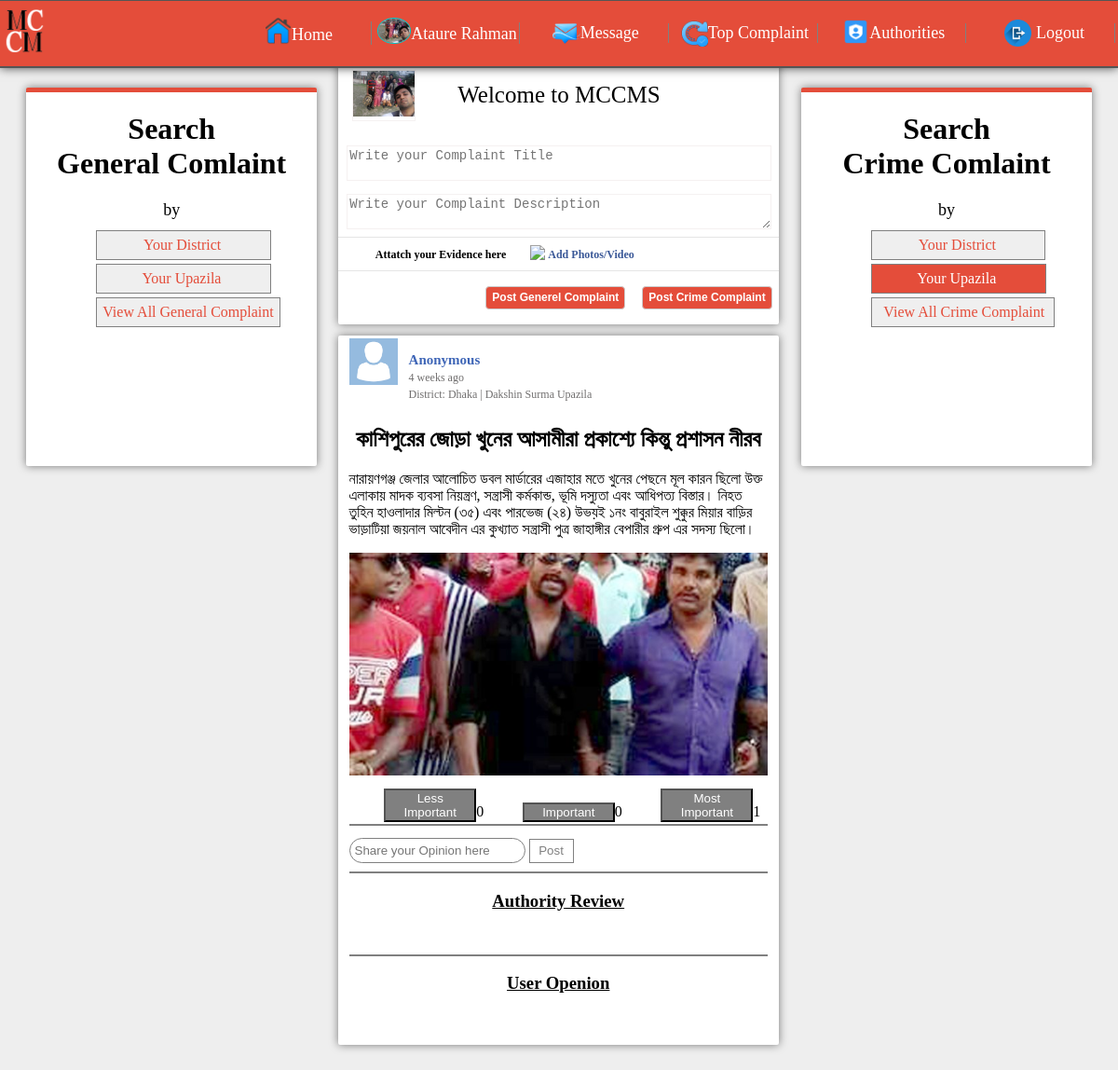
Page /home_for_upazila_crime.php (signed in) on the committed database.
### tables this page shows
CREATE TABLE `user_info` (
  `SL` int(11) NOT NULL,
  `user_name` varchar(40) NOT NULL,
  `full_name` varchar(40) NOT NULL,
  `password` varchar(40) NOT NULL,
  `mail_address` varchar(40) NOT NULL,
  `nid_no` int(20) NOT NULL,
  `date_birth` date NOT NULL,
  `division_name` varchar(40) NOT NULL,
  `district_name` varchar(30) NOT NULL,
  `district_code` varchar(30) NOT NULL,
  `upazila_name` varchar(30) NOT NULL,
  `upazila_code` varchar(30) NOT NULL,
  `profile_image` varchar(100) NOT NULL,
  `status` int(50) NOT NULL DEFAULT '1',
  `post_status` int(50) NOT NULL DEFAULT '1'
);

CREATE TABLE `complaint` (
  `post_id` int(100) NOT NULL,
  `user_id` varchar(40) NOT NULL,
  `user_fullname` varchar(40) NOT NULL,
  `post_title` text NOT NULL,
  `post_text` text NOT NULL,
  `attatchment` varchar(100) NOT NULL,
  `date_time` timestamp NOT NULL DEFAULT CURRENT_TIMESTAMP,
  `post_type` varchar(40) NOT NULL,
  `upazila_code` varchar(40) NOT NULL,
  `district_code` varchar(50) NOT NULL,
  `post_date` date NOT NULL
);

### main/functions.php (called while the page is built, shortened)
<?php
	class  Main{
		public function timeAgo($time_ago){
  $time_ago        = strtotime($time_ago);
  $current_time    = time();
  $time_difference = $current_time - $time_ago;
  $seconds         = $time_difference;
  $minutes = round($seconds / 60);
  $hours   = round($seconds / 3600);
  $days    = round($seconds / 86400);
  $weeks   = round($seconds / 604800);
  $months  = round($seconds / 2629440);
  $years   = round($seconds / 31553280);
  if ($seconds <= 60){
    return "Just Now";
  } else if ($minutes <= 60){
    if ($minutes == 1){
      return "one minute ago";
    } else {
      return "$minutes minutes ago";
    }
  } else if ($hours <= 24){
    if ($hours == 1){
      return "an hour ago";
    } else {
      return "$hours hrs ago";
    }
  } else if ($days <= 7){
    if ($days == 1){
      return "yesterday";
    } else {
      return "$days days ago";
    }
  } else if ($weeks <= 4.3){
    if ($weeks == 1){
      return "a week ago";
    } else {
      return "$weeks weeks ago";
    }
  } else if ($months <= 12){
    if ($months == 1){
      return "a month ago";
    } else {
      return "$months months ago";
    }
  } else {
    if ($years == 1){
      return "one year ago";
    } else {
      return "$years years ago";
    }
  }
		}
	}
?>

### home_for_upazila_crime.php (the view, shortened to what this page needs)
<?php
	include 'main/functions.php';
	$get    = new Main;
?>
<!DOCTYPE html>
<html lang="en">
<head>
	<link rel="stylesheet" href="css/home.css">
</head>
<body>
	<?php include 'header.php'; ?>
<?php
$sql1 = mysqli_query($conn, "SELECT * FROM user_info WHERE full_name='$name'");
		while ($row1 = mysqli_fetch_array($sql1))
	       {
	       	$district_code= $row1['district_code'];
	       }
?>
	<div class="container">
		<div class="post_body">
			<div class="post_body_left">
				<div class="post_body_left_container">
					<h1 align="center">Search <br> General Comlaint</h1>
					<p style="text-align: center; font-size: 18px;">by</p>
						<a style="padding-left: 16%; padding-right: 16.8%;" href="home_for_district.php">Your District</a> <br><br>
						<a style="padding-left: 15.5%; padding-right: 16.9%;" href="home_for_upazila.php">Your Upazila</a> <br><br>
						<a href="home_general.php">View All General Complaint</a>
				</div>
			</div>
			<div class="post_body_middle">
				<form action="post_insert_sql.php" method="post" enctype="multipart/form-data">
					<div class="create_post">
						<div class="c-body">
							<div class="body-left">
								<div class="img-box">
									<img style="width: 100%; height: 100%;" src="uploads/<?php echo $pro_image ?>"></img>
								</div>
							</div>
							<div class="body-right">
								<br>
								<label style="margin-top: 10%; margin-left: 10%; font-size: 25px;"> Welcome to MCCMS</label>
								<br>
								<br>
								<br>
								<textarea style="resize: none;" class="text-type" name="status_title" placeholder="Write your Complaint Title" required></textarea>
								<textarea class="text-type" name="status" placeholder="Write your Complaint Description" required></textarea>
							</div>
						</div>
						<div class="c-middle">
								<div class="c-m-inner">
									<ul>
										<li>
											<label>Attatch your Evidence here</label>
											<li>
											</li>
											<li>
												<img src="img/icon1.png"></img><a href="#" id="uploadTrigger" name="post_image">Add Photos/Video</a>
											</li>
										</li>
									</ul>
								</div>
						</div>
						<div class="c-footer">
							<div class="right-box">
								<ul>
									<li><input type="submit" name="submit_general" value="Post Generel Complaint" class="btn1"/></li>
									<li><input type="submit" name="submit_crime" value="Post Crime Complaint" class="btn2"/></li>
								</ul>
							</div>
						</div>
						</div>
				</form>
				<?php
					$post_type="Crime";
					$sql_post_view = mysqli_query($conn, "SELECT * FROM complaint, user_info WHERE  complaint.post_type='$post_type' AND complaint.district_code='$district_code' AND user_info.full_name=complaint.user_fullname ORDER BY post_id DESC");
						while ($row_post = mysqli_fetch_array($sql_post_view))
				       		{
				       			$time_ago=$row_post['date_time'];
				       	?>
							<div class="post-show" id="<?php echo $row_post['post_id']; ?>">
								<div class="post-show-inner">
									<div class="post-header">
										<div class="post-left-box">
											<div class="id-img-box"><img src="img/default.png"></img></div>
											<div class="id-name">
												<ul>
													<li><a href="#">Anonymous</a></li>
													<li><small style="color: #706E6E"><?php echo $get->timeAgo($time_ago); ?></small></li>
													<li><small style="color: #706E6E;">District: <?php echo $row_post['district_name']; ?> | <?php echo $row_post['upazila_name']; ?></small></li>
												</ul>
											</div>
										</div>
									</div>
									<br>
					<div class="post-body">
						<div class="post-header-text">
							<h2 align="center"><?php echo $row_post['post_title']; ?></h2>
							<p><?php echo $row_post['post_text']; ?></p>
						</div>
						<div class="post-img">
							<center>
							<img align="center" src="post_image/<?php echo $row_post['attatchment']; ?>" style="color: gray;" alt="No Image Available"></img>
							</center>
						</div>
						<?php
							       $post_id= $row_post['post_id'];
				       $sql_less_important_count = mysqli_query($conn, "SELECT SUM(less_important_count) FROM rating WHERE post_id=$post_id");
					while ($row1 = mysqli_fetch_array($sql_less_important_count))
				       {
				       	$less_count= $row1['SUM(less_important_count)'];
				       }
				       $sql_important_count = mysqli_query($conn, "SELECT SUM(important_count) FROM rating WHERE post_id=$post_id");
					while ($row2 = mysqli_fetch_array($sql_important_count))
				       {
				       	$im_count= $row2['SUM(important_count)'];
				       }
				       $sql_most_important_count = mysqli_query($conn, "SELECT SUM(most_important_count) FROM rating WHERE post_id=$post_id");
					while ($row3 = mysqli_fetch_array($sql_most_important_count))
				       {
				       	$most_count= $row3['SUM(most_important_count)'];
				       }
						?>
						<div class="post-footer">
							<div class="post_footer_inner">
								<form action="rating_sql.php" method="POST">
									<?php
								       $fetch=false;
									if($fetch==false)
									{ ?>
									    <button class="review_btn" name="less_im_btn">Less Important</button><?php echo $less_count; ?>
										<button class="review_btn" name="im_btn">Important</button><?php echo $im_count; ?>
										<button class="review_btn" name="more_i_btn">Most Important</button><?php echo $most_count; ?>
									<?php }
									?>
								</form>
							</div>
						</div>
						<br>
						<hr style="margin-top: 2%; margin-bottom: 3%; border:0.5px solid gray;">
							<div class="comment_div">
								<form action="comment_sql.php" method="POST">
									<input type="text" class="comment_input_box" name="comment" placeholder="Share your Opinion here">
									<button class="post_comment_button" name="p_c_btn">Post</button>
								</form>
								<hr style="margin-top: 2%; margin-bottom: 3%; border:0.5px solid gray;">
								<div class="authority_review" >
									<h3 style="background-color: white; text-decoration: underline;" align="center">Authority Review</h3>
								</div>
													<hr style="margin-top: 2%; margin-bottom: 2%; border:0.5px solid gray;">
												<h3 style="text-decoration: underline;" align="center">User Openion</h3>
							</div>
						<br>
						<br>
					</div>
								</div>
							</div>
							<?php
				       		}
							?>
				</div>
				<div class="post_body_right">
					<div class="post_body_right_container">
						<h1 align="center">Search <br> Crime Comlaint</h1>
						<p style="text-align: center; font-size: 18px;">by</p>
						<a style="padding-left: 16%; padding-right: 16.8%;" href="home_for_district_crime.php">Your District</a> <br><br>
						<a style="background-color: #e44d3a; color: white; padding-left: 15.5%; padding-right: 16.9%;" href="home_for_upazila_crime.php">Your Upazila</a> <br><br>
						<a style="padding-left: 4%; padding-right: 3.1%;" href="home_crime.php">View All Crime Complaint</a>
					</div>
				</div>
		</div>
	</div>
</body>
</html>

### header.php (shortened to what this page needs)
<!DOCTYPE html>
<html lang="en">
<head>
	<link rel="stylesheet" href="css/home.css">
</head>
<body>
<?php
include 'connection.php';
$current_user_id=$_SESSION["user_id"];
$sql = mysqli_query($conn, "SELECT * FROM user_info WHERE user_name='$current_user_id'");
		while ($row = mysqli_fetch_array($sql))
	       {
	       	$pro_image 	= 	$row['profile_image'];
	       	$name 		= 	$row['full_name'];
	       }
?>
	<header class="header">
		<div class="header_container">
			<div class="header_info_left">
				<div class="header_logo">
					<img style="width: 100%; height: 100%;" src="img/logo.png" alt="Logo">
				</div>
			</div>
			<div class="header_info_right">
				<nav>
					<ul>
						<table style="width: 100%; table-layout: fixed;">
							<tr>
								<td>
									<li>
										<a class="home_li" href="home_general.php"><img style="height: 2%; width: 19%; margin: -3% 0%;" src="img/home.png" alt="">Home</a>
									</li>
								</td>
								<td>
									<li>
										<a href="about_me.php"><img style="height: 3%; width: 22%; margin: -3% 0%; border-radius: 50%; border: 1px solid #00CCCC;" src="uploads/<?php echo $pro_image ?>" alt=""><?php echo $_SESSION["user_fullname"]; ?></a>
									</li>
								</td>
								<td>
									<li>
										<a href="message_page.php"><img style="height: 2%; width: 19%; margin: -6% 0%;" src="img/message.png" alt="">Message</a>
									</li>
								</td>
								<td>
									<li>
										<a href="top_complaint.php"><img style="height: 2%; width: 19%; margin: -6% 0%;" src="img/top_complaint.png" alt="">Top Complaint</a>
									</li>
								</td>
								<td>
									<li>
										<a href="authorities.php"><img style="height: 2%; width: 19%; margin: -5% 0%;" src="img/authority.png" alt="">Authorities</a>
									</li>
								</td>
								<td>
									<li>
										<a href="logout_sql.php"><img style="height: 2%; width: 19%; margin: -6% 3%;" src="img/logout.png" alt="">Logout</a>
									</li>
								</td>
							</tr>
						</table>
					</ul>
				</nav>
			</div>
		</div>
	</header>
</body>
</html>

### rows in the picture
user_info: profile_image (picture)
complaint: date_time "4 weeks ago", user_info.district_name "Dhaka", user_info.upazila_name "Dakshin Surma Upazila", post_title "কাশিপুরের জোড়া খুনের আসামীরা প্রকাশ্যে কিন্তু প্রশাসন নীরব", post_text "নারায়ণগঞ্জ জেলার আলোচিত ডবল মার্ডারের এজাহার মতে খুনের পেছনে মূল কারন ছিলো উক্ত এলাকায় মাদক ব্যবসা নিয়ন্ত্রণ, সন্ত্রাসী কর্মকান্ড, ভূমি দস্যুতা এবং আধিপত্য বিস্তার। নিহত তুহিন হাওলাদার মিল্টন (৩৫) এবং পারভেজ (২৪) উভয়ই ১নং বাবুরাইল শুক্কুর মিয়ার বাড়ির ভাড়াটিয়া জয়নাল আবেদীন এর কুখ্যাত সন্ত্রাসী পুত্র জাহাঙ্গীর বেপারীর গ্রুপ এর সদস্য ছিলো।", attatchment (picture), less_count "0", im_count "0", most_count "1"

### other values in the picture
$_SESSION["user_fullname"] "Ataure Rahman"
